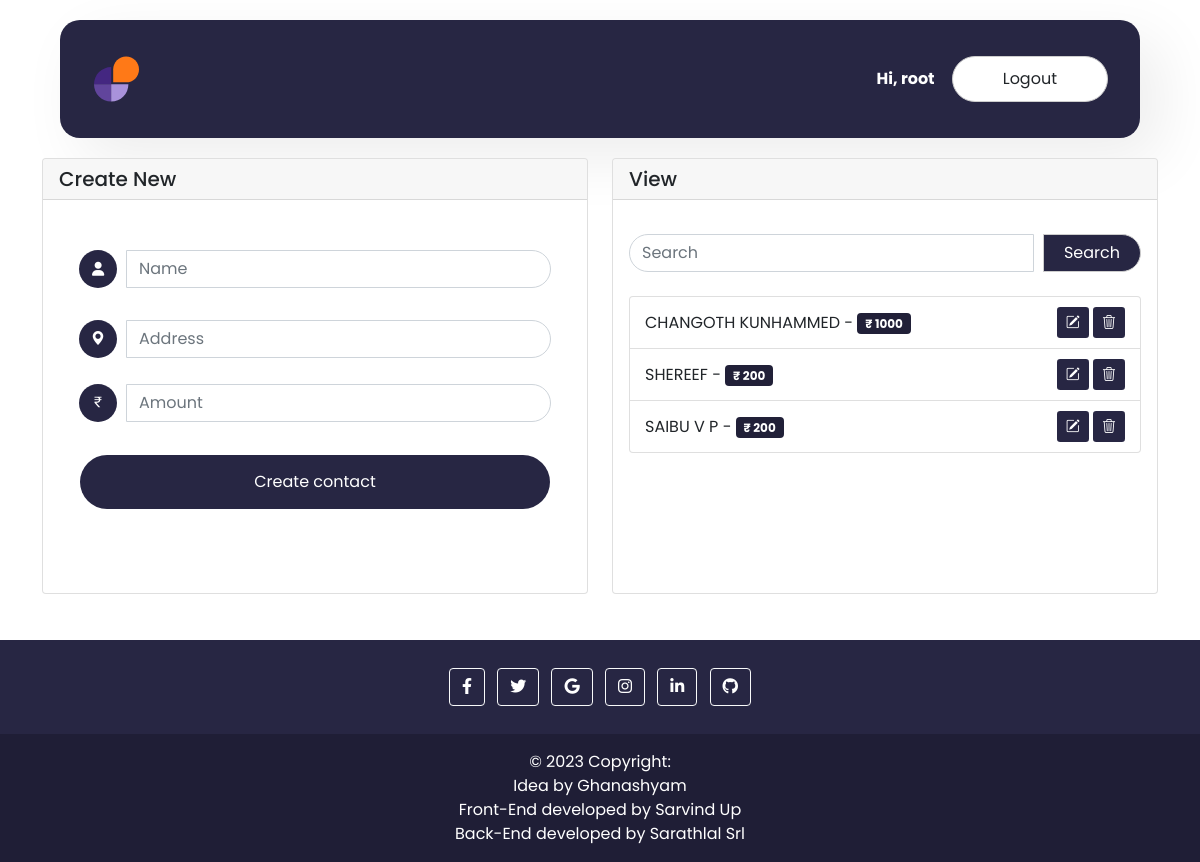
Before: / (signed in) with the older database file.
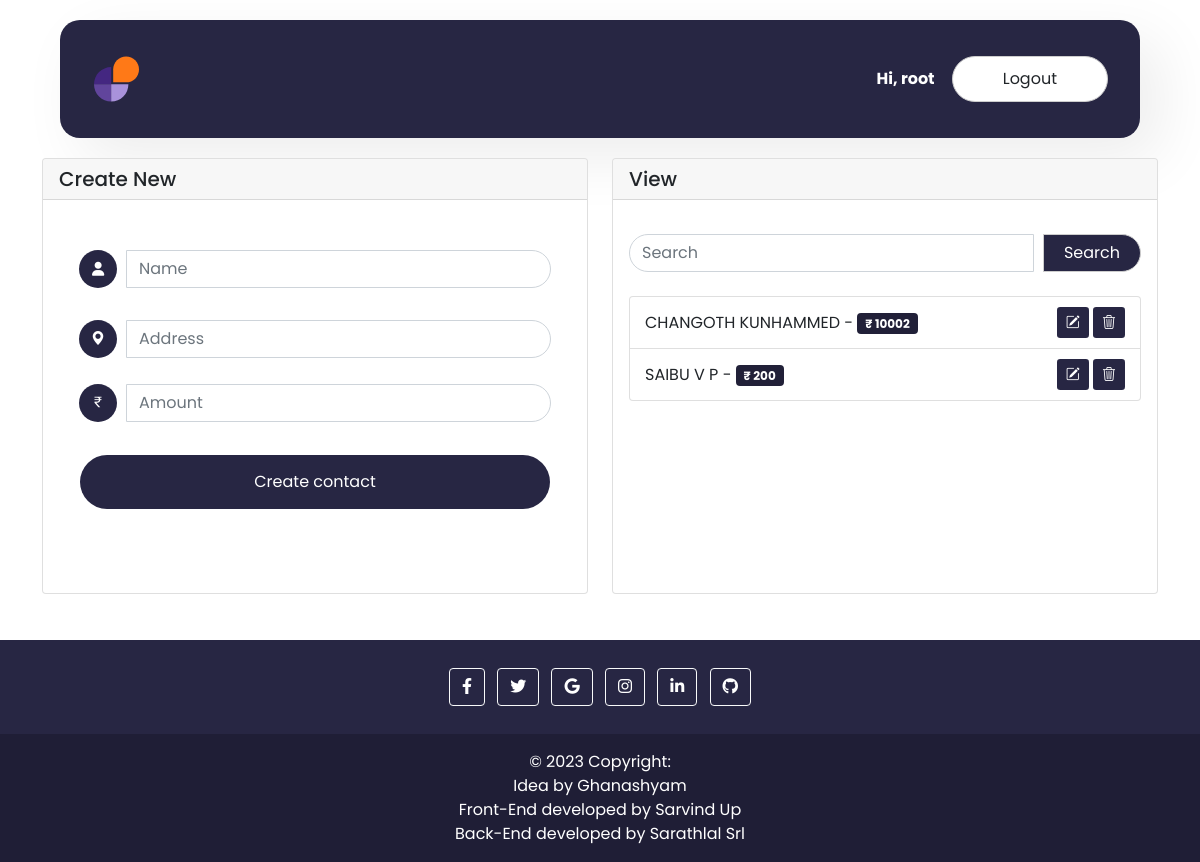
After: the same page with the newer database file.
### members/models.py (models this page shows)
class Task(models.Model):
    user = models.ForeignKey(User, on_delete=models.CASCADE)
    name = models.CharField(max_length=200)
    address = models.CharField(max_length=200, null=True)
    amount = models.CharField(max_length=200)
    complete = models.BooleanField(default=False)
    created = models.DateTimeField(auto_now_add=True)
    def __str__(self):
        return self.name

### members/views.py (the view, shortened to what this page needs)
# urls.py: path('', views.dashboard, name="dashboard"),
@login_required(login_url='members:login')
def dashboard(request):
    if request.user.is_authenticated:
        search_query = ''
        if request.GET.get('search_query'):
            search_query = request.GET.get('search_query')
        user = request.user
        tasks = Task.objects.filter(user = user, name__icontains=search_query)
        form = TaskForm()
        context = {'tasks':tasks, 'form':form}
        return render(request, 'dashboard.html', context)

### members/forms.py
class TaskForm(forms.ModelForm):
    class Meta:
        model = Task
        fields = ['name' , 'address', 'amount' , 'complete']

### templates/dashboard.html (shortened to what this page needs)
<!DOCTYPE html>
<html lang="en">
{% load static %}
<head>
  <link rel="stylesheet" href="{% static 'css/dashboard.css' %}">
  <link rel="stylesheet" href="{% static 'bootstrap/bootstrap.min.css' %}">
  <link rel="stylesheet" href="https://cdnjs.cloudflare.com/ajax/libs/font-awesome/6.2.0/css/all.min.css"
 />
  <link rel="stylesheet"
    href="https://cdnjs.cloudflare.com/ajax/libs/bootstrap-icons/1.11.1/font/bootstrap-icons.min.css"
 />
</head>
<body>
  <nav class="navbar navbar-expand-lg">
    <div class="container-fluid">
      <a class="navbar-brand text-white" href="#"></a>
      <div class="collapse navbar-collapse" id="navbarSupportedContent">
        <b class="align-right text-white">Hi, {{request.user}}</b>
        <a class="btn logout-btn align-right" href="javascript:{document.getElementById('logout').submit()}">Logout</a>
      </div>
    </div>
  </nav>
  <div class="container">
    <div class="row">
      <div class="col">
        <div class="card text-dark bg-white mb-3 create-new-sec">
          <h5 class="card-header">Create New</h5>
          <div class="card-body">
            <div class="accordion-collapse collapse show" id="collapse-create">
              <div class="accordion-body">
                <form method="POST" action="/">
                  <div class="input-group mb-3">
                    <div class="input-group-append">
                      <span class="input-group-text"><i class="fas fa-user"></i></span>
                    </div>
                    {{form.name}}
                  </div>
                  <div class="input-group mb-2">
                    <div class="input-group-append">
                      <span class="input-group-text"><i class="bi bi-geo-alt-fill"></i></span>
                    </div>
                    {{form.address}}
                  </div>
                  <div class="input-group mb-2">
                    <div class="input-group-append">
                      <span class="input-group-text"><i class="bi bi-currency-rupee"></i></span>
                    </div>
                    {{form.amount}}
                  </div>
                  <div class="d-flex justify-content-center mt-3 login_container">
                    <input class="btn login_btn create-contact" type="submit" value="Create contact">
                  </div>
                </form>
              </div>
            </div>
          </div>
        </div>
      </div>
      <div class="col">
        <div class="card view text-dark mb-3">
          <h5 class="card-header view-text">View</h5>
          <div class="card-body">
            <form action="{% url 'members:dashboard' %}" method="get">
              <div class="input-group mb-3">
                <input type="text" placeholder="Search" id="search" class="form-control" name="search_query">
                <button type="submit" class="btn-search" value="Search">Search</button>
              </div>
            </form>
            <div class="contact-details">
              <ul class="list-group">
                {% for task in tasks %}
                <li class="list-group-item">
                  {% if task.complete == True %}
                  <strike>{{task.name}} - {{task.amount}}</strike>
                  {% else %}
                  <span>{{task.name}} - <span class="badge">₹ {{task.amount}}</span></span>
                  {% endif %}
                  <div class="contact-user-button">
                    <a class="btn btn-sm" href="{% url 'members:update_task' task.id %}"><i
                        class="bi bi-pencil-square"></i></a>
                    <button class="btn btn-sm" id='btn_delete' type="button"
                      data-bs-url="{% url 'members:delete_task' task.id %}" class="btn p-0" data-bs-toggle="modal"
                      data-bs-target="#modal-delete" data-bs-foodid='{{ task.id }}' data-bs-foodname='{{ task }}'><i
                        class="bi bi-trash3"></i></button>
                  </div>
                </li>
                {% endfor %}
              </ul>
            </div>
          </div>
        </div>
      </div>
    </div>
  </div>
  <footer class="text-center text-white">
    <div class="container p-4 pb-0">
      <section class="mb-4">
        <a class="btn btn-outline-light btn-floating m-1 text-white" href="#!" role="button"><i class="fab fa-facebook-f"></i></a>
        <a class="btn btn-outline-light btn-floating m-1 text-white" href="#!" role="button"><i class="fab fa-twitter"></i></a>
        <a class="btn btn-outline-light btn-floating m-1 text-white" href="#!" role="button"><i class="fab fa-google"></i></a>
        <a class="btn btn-outline-light btn-floating m-1 text-white" href="#!" role="button"><i class="fab fa-instagram"></i></a>
        <a class="btn btn-outline-light btn-floating m-1 text-white" href="#!" role="button"><i class="fab fa-linkedin-in"></i></a>
        <a class="btn btn-outline-light btn-floating m-1 text-white" href="#!" role="button"><i class="fab fa-github"></i></a>
      </section>
    </div>
    <div class="text-center p-3" style="background-color: rgba(0, 0, 0, 0.2);">
      © 2023 Copyright: <br>
      <a class="text-white" href="https://WeddingGift.com/">Idea by Ghanashyam</a><br>
      <a class="text-white" href="https://WeddingGift.com/">Front-End developed by Sarvind Up</a><br>
      <a class="text-white" href="https://github.com/srlsec">Back-End developed by Sarathlal Srl</a>
    </div>
  </footer>
</body>
</html>

### templates/dashboard.html (style rules this page uses)
body { background-color: #fff; font-family: 'Poppins', sans-serif; overflow-x: hidden !important; }
a { text-decoration: none; }
.create-contact { background-color: #272643; color: white !important; padding: 15px 20px; }
.input-group span { width: 38px; height: 38px; border-radius: 20px; display: flex; align-items: center; background-color: #272643; border: none; justify-content: center; }
.input-group { gap: 10px; }
.input-group span i { color: white; font-size: 14px; }
.input-group { display: flex; align-items: center; }
.view-text { width: 100%; }
.view, .create-new-sec { height: 54.5vh !important; overflow-x: hidden; }
.input-group { margin: 10px 0; }
.form-control { border-radius: 50px; }
.btn-search { height: 38px; padding: 0 20px; color: white; background-color: #272643; border: 1px solid rgb(205, 205, 205); border-radius: 50px; transition: all ease-in-out 0.4s; }
.logout-btn { background-color: white; border: 1px solid rgb(205, 205, 205); padding: 10px 50px; border-radius: 50px; transition: all ease-in-out 0.4s; }
.navbar-brand { font-family: 'Josefin Sans', sans-serif !important; color: #ffff !important; font-weight: 400; font-size: 1.6rem; }
.navbar { width: 90%; padding: 30px 20px; border-radius: 20px; background-color: #272643; margin: 20px auto; box-shadow: 20px 20px 60px #ededed, -20px -20px 60px #ffffff; }
input { width: 100%; padding: 12px 20px; margin: 8px 0; box-sizing: border-box; }
input::placeholder { color: #d3d3d3; }
footer { background-color: #272643; margin-top: 30px; }
.btn-sm { background-color: #272643 !important; color: white !important; }
.list-group-item { padding: 10px 15px; display: flex; align-items: center; justify-content: space-between; }
.badge { background-color: #212038; color: white; }

Changed rows visible on the page:
removed Task: name "SHEREEF", amount "200"
changed Task "CHANGOTH KUNHAMMED": amount "1000" → "10002"
